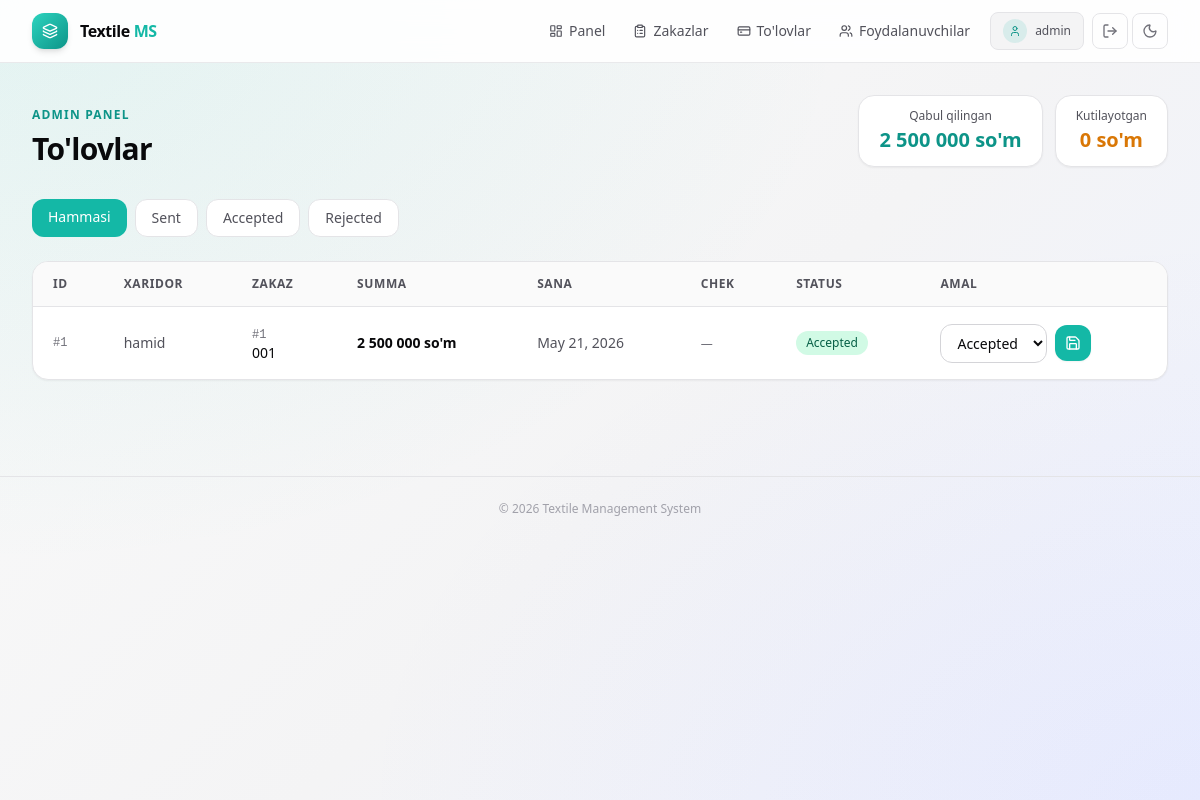
/panel/payments/ (signed in), run on an earlier commit of the app's database.
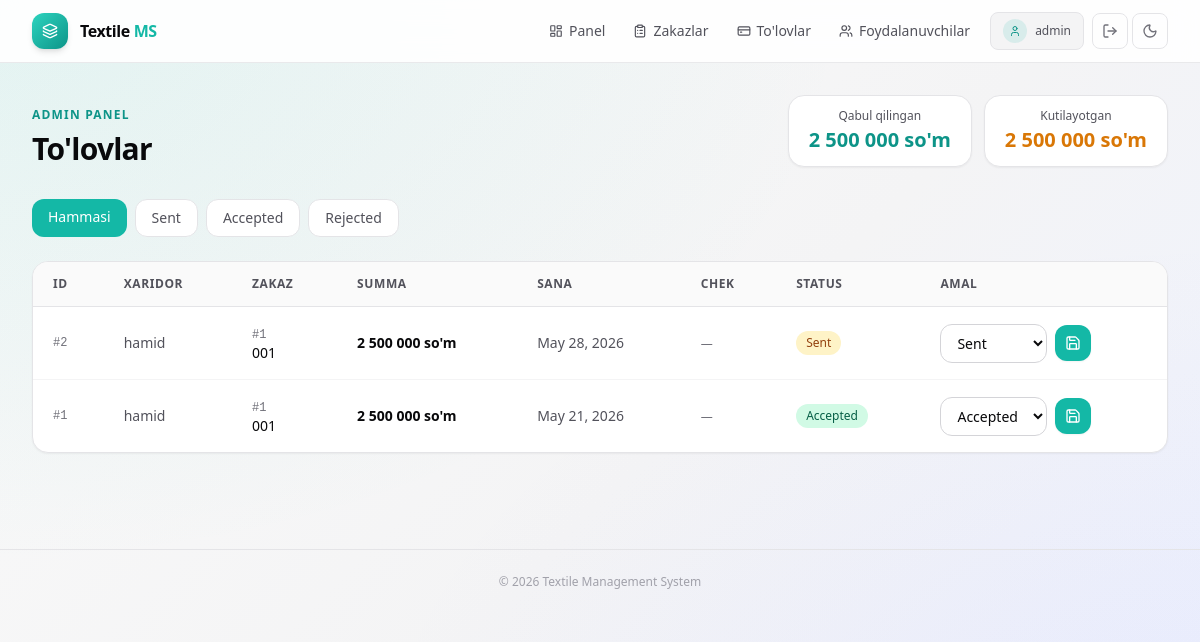
And on a later commit of the database.
### finance/models.py (models this page shows, shortened)
class PaymentStatus(models.Model):
    code = models.SlugField(max_length=50, unique=True)
    name = models.CharField(max_length=100, unique=True)
    updated_at = models.DateTimeField(auto_now=True)
    created_at = models.DateTimeField(auto_now_add=True)
    class Meta:
        verbose_name = 'Payment Status'
        verbose_name_plural = 'Payment Statuses'
        ordering = ['id']

class Payment(models.Model):
    order = models.ForeignKey(
        Order,
        on_delete=models.SET_NULL,
        null=True,
        blank=True,
        related_name='payments',
    )
    date = models.DateField()
    amount = models.DecimalField(max_digits=14, decimal_places=2)
    receipt_image = models.ImageField(upload_to='checks/', blank=True, null=True)
    status = models.ForeignKey(PaymentStatus, on_delete=models.PROTECT, related_name='payments')
    updated_at = models.DateTimeField(auto_now=True)
    created_at = models.DateTimeField(auto_now_add=True)
    class Meta:
        verbose_name = 'Payment'
        verbose_name_plural = 'Payments'
        ordering = ['-date', '-created_at']

### orders/models.py (models this page shows, shortened)
class Order(models.Model):
    class StoneType(models.TextChoices):
        GLASS   = 'glass',   'Shisha tosh'
        PLASTIC = 'plastic', 'Plastik tosh'
    design = models.ForeignKey(Design, on_delete=models.PROTECT, related_name='orders')
    buyer = models.ForeignKey(
        settings.AUTH_USER_MODEL,
        on_delete=models.SET_NULL,
        null=True,
        blank=True,
        related_name='buyer_orders',
    )
    employee = models.ForeignKey(
        settings.AUTH_USER_MODEL,
        on_delete=models.SET_NULL,
        null=True,
        blank=True,
        related_name='employee_orders',
    )
    date = models.DateField()
    quantity = models.PositiveIntegerField(default=1, help_text='Qolip soni (dona)')
    stone_type = models.CharField(
        max_length=10,
        choices=StoneType.choices,
        default=StoneType.GLASS,
        help_text='Tosh turi (xaridor tanlaydi)',
    )
    note = models.TextField(blank=True)
    status = models.ForeignKey(OrderStatus, on_delete=models.PROTECT, related_name='orders')
    cost_price = models.DecimalField(
        max_digits=14, decimal_places=2, default=0,
        help_text='Qolip narxi — tosh turiga qarab avtomatik hisoblanadi',
    )
    sale_price = models.DecimalField(max_digits=14, decimal_places=2, default=0)
    updated_at = models.DateTimeField(auto_now=True)
    created_at = models.DateTimeField(auto_now_add=True)
    class Meta:
        verbose_name = 'Order'
        verbose_name_plural = 'Orders'
        ordering = ['-date', '-created_at']

### designs/models.py (models this page shows, shortened)
class Design(models.Model):
    id = models.UUIDField(primary_key=True, default=uuid.uuid4, editable=False)
    name = models.CharField(max_length=255)
    image = models.ImageField(upload_to='designs/', blank=True, null=True)
    scotch = models.ForeignKey(ScotchRoll, on_delete=models.SET_NULL, null=True, blank=True, related_name='designs')
    scotch_length = models.DecimalField(max_digits=10, decimal_places=2, blank=True, null=True)
    is_printable = models.BooleanField(default=False, help_text='Chop etish')
    updated_at = models.DateTimeField(auto_now=True)
    created_at = models.DateTimeField(auto_now_add=True)
    class Meta:
        verbose_name = 'Design'
        verbose_name_plural = 'Designs'
        ordering = ['-created_at']

### accounts/views.py (the view)
# urls.py: path('panel/payments/', views.admin_payments, name='admin_payments'),
@_admin_required
def admin_payments(request):
    status_code = request.GET.get('status', '')
    payments = Payment.objects.select_related('order__design', 'order__buyer', 'status')
    if status_code:
        payments = payments.filter(status__code=status_code)
    payment_statuses = PaymentStatus.objects.all()
    total_accepted = Payment.objects.filter(status__code='accepted').aggregate(
        total=Coalesce(Sum('amount'), Value(0), output_field=MONEY_FIELD)
    )['total']
    total_pending = Payment.objects.filter(status__code='sent').aggregate(
        total=Coalesce(Sum('amount'), Value(0), output_field=MONEY_FIELD)
    )['total']
    context = {
        'payments': payments,
        'payment_statuses': payment_statuses,
        'active_status': status_code,
        'total_accepted': total_accepted,
        'total_pending': total_pending,
    }
    return render(request, 'accounts/admin_payments.html', context)

### accounts/templatetags/num_filters.py (called while the page is built)
def _format_number(value, decimal_places=0):
    if value is None or value == '':
        return '—'
    try:
        d = Decimal(str(value))
    except (InvalidOperation, TypeError, ValueError):
        return str(value)
    if decimal_places == 0:
        formatted = f'{int(round(d)):,}'
    else:
        formatted = f'{d:,.{decimal_places}f}'
    return formatted.replace(',', ' ')

@register.filter
def money(value):
    formatted = _format_number(value, decimal_places=0)
    if formatted == '—':
        return formatted
    return f"{formatted} so'm"

### accounts/views.py (called while the page is built)
def get_role(user):
    if user.is_staff or user.is_superuser:
        return UserProfile.Role.ADMIN
    return getattr(getattr(user, 'profile', None), 'role', UserProfile.Role.BUYER)

def _admin_required(view_func):
    from functools import wraps
    @wraps(view_func)
    def wrapper(request, *args, **kwargs):
        if not request.user.is_authenticated:
            return redirect(f"{reverse_lazy('login')}?next={request.path}")
        if get_role(request.user) != UserProfile.Role.ADMIN:
            return redirect(role_redirect(request.user))
        return view_func(request, *args, **kwargs)
    return wrapper

### accounts/templates/accounts/admin_payments.html (shortened to what the changed rows need)
{% extends 'accounts/base.html' %}
{% load num_filters %}
{% block content %}
<section class="mb-8 flex flex-col justify-between gap-4 sm:flex-row sm:items-end">
    <div>
        <h1 class="mt-2 text-3xl font-bold tracking-tight t-primary">To'lovlar</h1>
    </div>
    <div class="flex gap-3">
        <div class="rounded-2xl border card px-5 py-3 shadow-sm text-center">
            <p class="text-xs t-secondary">Kutilayotgan</p>
            <p class="mt-0.5 text-xl font-bold" style="color:#d97706">{{ total_pending|money }}</p>
        </div>
    </div>
</section>
<div class="mb-6 flex flex-wrap gap-2">
    <a href="{% url 'admin_payments' %}"
       class="rounded-xl px-4 py-2 text-sm font-medium transition-colors
              {% if not active_status %}bg-teal-500 text-white{% else %}tab-inactive border{% endif %}">
        Hammasi
    </a>
    {% for ps in payment_statuses %}
        <a href="{% url 'admin_payments' %}?status={{ ps.code }}"
           class="rounded-xl px-4 py-2 text-sm font-medium transition-colors
                  {% if active_status == ps.code %}bg-teal-500 text-white{% else %}tab-inactive border{% endif %}">
            {{ ps.name }}
        </a>
    {% endfor %}
</div>
<div class="overflow-hidden rounded-2xl border card shadow-sm">
    <div class="overflow-x-auto">
        <table class="min-w-full text-left text-sm">
            <thead>
                <tr class="table-head border-b" style="border-color:#e4e4e7">
                    <th class="px-5 py-3.5 text-xs font-semibold uppercase tracking-wider t-secondary">ID</th>
                    <th class="px-5 py-3.5 text-xs font-semibold uppercase tracking-wider t-secondary">Xaridor</th>
                    <th class="px-5 py-3.5 text-xs font-semibold uppercase tracking-wider t-secondary">Zakaz</th>
                    <th class="px-5 py-3.5 text-xs font-semibold uppercase tracking-wider t-secondary">Summa</th>
                    <th class="px-5 py-3.5 text-xs font-semibold uppercase tracking-wider t-secondary">Sana</th>
                    <th class="px-5 py-3.5 text-xs font-semibold uppercase tracking-wider t-secondary">Chek</th>
                    <th class="px-5 py-3.5 text-xs font-semibold uppercase tracking-wider t-secondary">Status</th>
                    <th class="px-5 py-3.5 text-xs font-semibold uppercase tracking-wider t-secondary">Amal</th>
                </tr>
            </thead>
            <tbody>
                {% for payment in payments %}
                    <tr class="row-hover border-b last:border-0 transition-colors" style="border-color:#f4f4f5">
                        <td class="px-5 py-4 font-mono text-xs t-muted">#{{ payment.id }}</td>
                        <td class="px-5 py-4 t-secondary">{{ payment.order.buyer.username|default:"—" }}</td>
                        <td class="px-5 py-4 t-secondary">
                            <span class="font-mono text-xs t-muted">#{{ payment.order.id }}</span>
                            <p class="t-primary text-sm">{{ payment.order.design.name }}</p>
                        </td>
                        <td class="px-5 py-4 font-semibold t-primary whitespace-nowrap">{{ payment.amount|money }}</td>
                        <td class="px-5 py-4 whitespace-nowrap t-secondary">{{ payment.date }}</td>
                        <td class="px-5 py-4">
                            {% if payment.receipt_image %}
                                <a href="{{ payment.receipt_image.url }}" target="_blank"
                                   class="inline-flex items-center gap-1 rounded-lg border px-2.5 py-1 text-xs t-teal hover:underline" style="border-color:#e4e4e7">
                                    <i data-lucide="image" class="h-3 w-3"></i>Ko'rish
                                </a>
                            {% else %}
                                <span class="text-xs t-muted">—</span>
                            {% endif %}
                        </td>
                        <td class="px-5 py-4">
                            <span class="inline-flex items-center rounded-full px-2.5 py-1 text-xs font-medium
                                {% if payment.status.code == 'accepted' %}badge-emerald
                                {% elif payment.status.code == 'sent' %}badge-amber
                                {% else %}badge-zinc{% endif %}">
                                {{ payment.status.name }}
                            </span>
                        </td>
                        <td class="px-5 py-4">
                            <form method="post" action="{% url 'admin_update_payment' payment.id %}" class="flex items-center gap-2">
                                <select name="status" class="field rounded-xl border px-3 py-2 text-sm">
                                    {% for ps in payment_statuses %}
                                        <option value="{{ ps.id }}" {% if ps.id == payment.status.id %}selected{% endif %}>{{ ps.name }}</option>
                                    {% endfor %}
                                </select>
                                <button type="submit"
                                        class="grid h-9 w-9 shrink-0 place-items-center rounded-xl bg-teal-500 text-white hover:bg-teal-600 transition-colors shadow-sm"
                                        title="Saqlash">
                                    <i data-lucide="save" class="h-4 w-4"></i>
                                </button>
                            </form>
                        </td>
                    </tr>
                {% endfor %}
            </tbody>
        </table>
    </div>
</div>
{% endblock %}

### accounts/templates/accounts/base.html (shortened to what the changed rows need)
<!doctype html>
<html lang="uz">
<head>
    <script src="https://cdn.tailwindcss.com"></script>
</head>
<body class="min-h-screen font-sans">
    <div class="fixed inset-0 -z-10 bg-gradient-page"></div>
    <header class="sticky top-0 z-50 border-b header-bg backdrop-blur-md">
        <div class="mx-auto flex max-w-7xl items-center justify-between px-4 py-3 sm:px-6 lg:px-8">
        </div>
    </header>
    <main class="mx-auto max-w-7xl px-4 py-8 sm:px-6 lg:px-8">
        {% block content %}{% endblock %}
    </main>
    <footer class="mt-16 border-t border-zinc-200 dark:border-white/10">
        <div class="mx-auto max-w-7xl px-4 py-6 sm:px-6 lg:px-8">
        </div>
    </footer>
</body>
</html>

What changed in the data, as far as the page shows it:
added Payment: id "2", order.buyer.username "hamid", order.id "1", order.design.name "001", amount "2 500 000 so'm", date "May 28, 2026", status.name "Sent", status "Sent"
Also different on the page:
{{ total_pending|money }}: "0 so'm" → "2 500 000 so'm"
